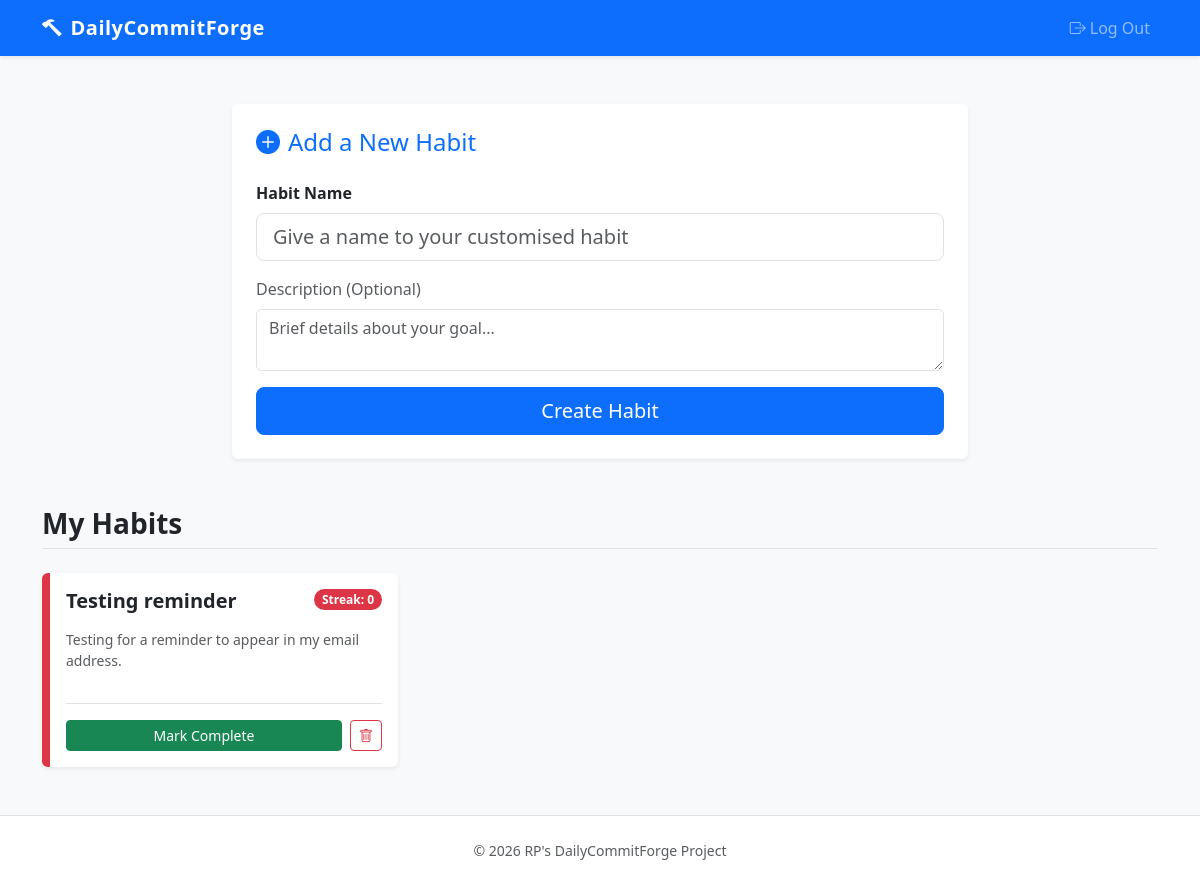
/ (signed in), run on the app's committed database.
### tables this page shows
CREATE TABLE habits (
    id INTEGER PRIMARY KEY AUTOINCREMENT,
    name TEXT NOT NULL,
    description TEXT,
    created_at DATETIME DEFAULT CURRENT_TIMESTAMP
, user_id INTEGER);

### app.py (the view)
@app.route('/')
@login_required # Protecting the dashboard
def index():
    db = get_db()
    today = date.today()
    habits_data = []
    try:
        habits_rows = db.execute(
            "SELECT * FROM habits WHERE user_id = ? ORDER BY created_at DESC",
            (session["user_id"],)
        ).fetchall()
        for habit in habits_rows:
            completions_rows = db.execute(
                "SELECT completion_date FROM completions WHERE habit_id = ? ORDER BY completion_date",
                (habit['id'],)
            ).fetchall()
            completion_dates = [c['completion_date'] for c in completions_rows]
            current_streak, longest_streak, is_completed, is_due = calculate_streak(completion_dates, today)
            habits_data.append({
                'id': habit['id'],
                'name': habit['name'],
                'description': habit['description'],
                'created_at': habit['created_at'],
                'current_streak': current_streak,
                'longest_streak': longest_streak,
                'completed_today': is_completed,
                'is_due': is_due,
            })
    except sqlite3.Error as e:
        print(f"DB Error: {e}")
        habits_data = []
    return render_template("index.html", habits=habits_data)

### app.py (called while the page is built, shortened)
def get_db():
    if 'db' not in g:
        g.db = sqlite3.connect(app.config['DATABASE'], detect_types=sqlite3.PARSE_DECLTYPES)
        g.db.row_factory = sqlite3.Row
    return g.db

def calculate_streak(completion_dates, today):
    if not completion_dates:
        return 0, 0, False, False

### helpers.py (called while the page is built)
def login_required(f):
    @wraps(f)
    def decorated_function(*args, **kwargs):
        if session.get("user_id") is None:
            return redirect("/login")
        return f(*args, **kwargs)
    return decorated_function

### templates/index.html (shortened to what this page needs)
{% extends 'layout.html' %}
{% block main %}
{% if session["user_id"] %}
<div class="row justify-content-center mb-5">
    <div class="col-lg-8">
        <div class="card shadow-sm border-0">
            <div class="card-body p-4">
                <h2 class="card-title h4 mb-4 text-primary">
                    <i class="bi bi-plus-circle-fill me-2"></i>Add a New Habit
                </h2>
                <form method="POST" action="/add">
                    <div class="mb-3">
                        <label for="name" class="form-label fw-bold">Habit Name</label>
                        <input type="text" class="form-control form-control-lg" id="name" name="name" placeholder="Give a name to your customised habit" required>
                    </div>
                    <div class="mb-3">
                        <label for="description" class="form-label text-muted">Description (Optional)</label>
                        <textarea class="form-control" id="description" name="description" rows="2" placeholder="Brief details about your goal..."></textarea>
                    </div>
                    <div class="d-grid">
                        <button type="submit" class="btn btn-primary btn-lg">Create Habit</button>
                    </div>
                </form>
            </div>
        </div>
    </div>
</div>
{% endif %}
<h2 class="h3 fw-bold text-dark mb-4 border-bottom pb-2">My Habits</h2>
{% if habits %}
    <div class="row g-4">
        {% for habit in habits %}
            {% set streak = habit.current_streak %}
            {% if streak == 0 %}
                {% set border_color = "border-danger" %}
                {% set badge_color = "text-bg-danger" %}
            {% elif streak <= 4 %}
                {% set border_color = "border-warning" %}
                {% set badge_color = "text-bg-warning" %}
            {% else %}
                {% set border_color = "border-success" %}
                {% set badge_color = "text-bg-success" %}
            {% endif %}
            <div class="col-md-6 col-lg-4">
                <div class="card h-100 shadow-sm border-0 border-start streak-card {{ border_color }}">
                    <div class="card-body d-flex flex-column">
                        <div class="d-flex justify-content-between align-items-start mb-3">
                            <h3 class="h5 card-title fw-bold mb-0">{{ habit.name }}</h3>
                            <span class="badge {{ badge_color }} rounded-pill">
                                Streak: {{ streak }}
                            </span>
                        </div>
                        <p class="card-text text-muted flex-grow-1 small">
                            {{ habit.description or 'No description provided.' }}
                        </p>
                        <div class="d-flex justify-content-between align-items-center mt-3 pt-3 border-top">
                            {% if habit.completed_today %}
                                <button class="btn btn-light btn-sm w-100 me-2" disabled>
                                    <i class="bi bi-check-circle-fill text-success me-1"></i>Done
                                </button>
                            {% else %}
                                <form method="POST" action="/complete/{{ habit.id }}" class="w-100 me-2">
                                    <button type="submit" class="btn btn-success btn-sm w-100">
                                        Mark Complete
                                    </button>
                                </form>
                            {% endif %}
                            <button type="button"
                                    class="btn btn-outline-danger btn-sm"
                                    data-bs-toggle="modal"
                                    data-bs-target="#deleteModal"
                                    data-habit-id="{{ habit.id }}"
                                    data-habit-name="{{ habit.name }}">
                                <i class="bi bi-trash"></i>
                            </button>
                        </div>
                    </div>
                </div>
            </div>
        {% endfor %}
    </div>
{% else %}
    <div class="alert alert-info shadow-sm" role="alert">
        <h4 class="alert-heading"><i class="bi bi-info-circle me-2"></i>No habits yet!</h4>
        <p class="mb-0">You haven't added any habits. Use the form above to forge your first daily commitment.</p>
    </div>
{% endif %}
{% endblock %}

### templates/layout.html (style rules this page uses)
body { background-color: #f8f9fa; }
.streak-card { border-left-width: 8px !important; }

### data on the page
habits: name "Testing reminder", streak "0", description "Testing for a reminder to appear in my email address."
